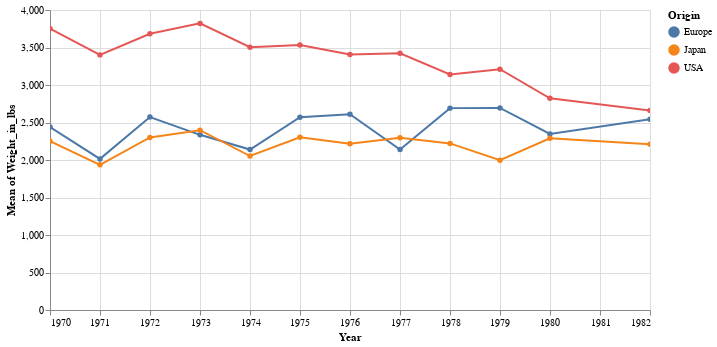

Notebook code cell kept with this figure:
### Code cell
alt.Chart(cars).mark_line(point=True).encode(
    alt.X('Year'),
    alt.Y('mean(Weight_in_lbs)'),
    alt.Color('Origin')
).properties(
    width=600
).interactive()

### Figure 1 — Vega-Lite specification as saved in the notebook (floating-point values rounded to 4 significant figures; data arrays with more than 128 entries replaced by an {"elided": "..."} marker saying what was removed)
{"config": {"view": {"continuousWidth": 300, "continuousHeight": 300}}, "data": {"name": "data-583e73726c1545c56c203344161a975c"}, "mark": {"type": "line", "point": true}, "encoding": {"color": {"field": "Origin", "type": "nominal"}, "x": {"field": "Year", "type": "temporal"}, "y": {"aggregate": "mean", "field": "Weight_in_lbs", "type": "quantitative"}}, "params": [{"name": "param_4", "select": {"type": "interval", "encodings": ["x", "y"]}, "bind": "scales"}], "width": 600, "$schema": "https://vega.github.io/schema/vega-lite/v5.20.1.json", "datasets": {"data-583e73726c1545c56c203344161a975c": {"elided": "406 records"}}}
